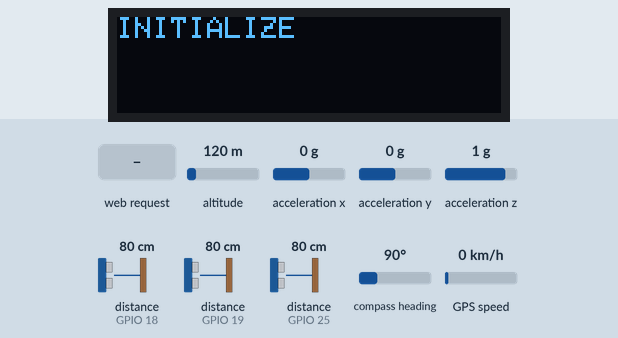
Simulated run of this sketch. Board: ESP32. Parts: 128×32 one-colour display. Wiring (inferred from the names in the program): 3 × ultrasonic range finder: trigger GPIO 4, echo GPIO 18 / trigger GPIO 13, echo GPIO 19 / trigger GPIO 32, echo GPIO 25. The test bench sets the inputs (shaded band); at power-on: distance to the obstacle (sensors on GPIO 25, GPIO 18, GPIO 19) 80 cm, altitude 120 m, acceleration x 0 g, acceleration y 0 g, acceleration z 1 g, compass heading 90°, GPS speed 0 km/h. The echo pulse lasts 58.3 µs per cm; the GPS gets a fix after 3 s at 37.7749, -122.4194 with 8 satellites.

Above: at 1.2 s.
1.3 s: HTTP request GET /initialize received
At 2.6 s:
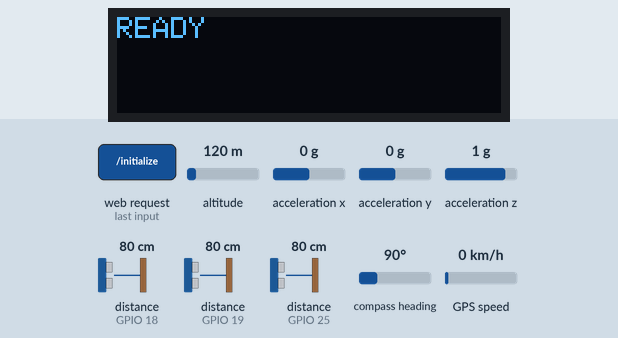
2.9 s: HTTP request GET /toggleRC received
At 4.0 s:
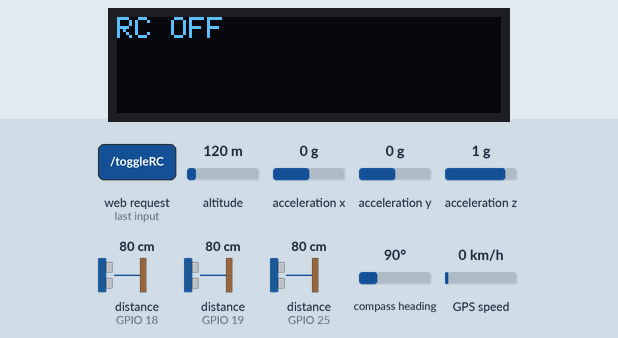
4.5 s: HTTP request GET /toggleRC?val=STOP_PHASE received
At 5.8 s:
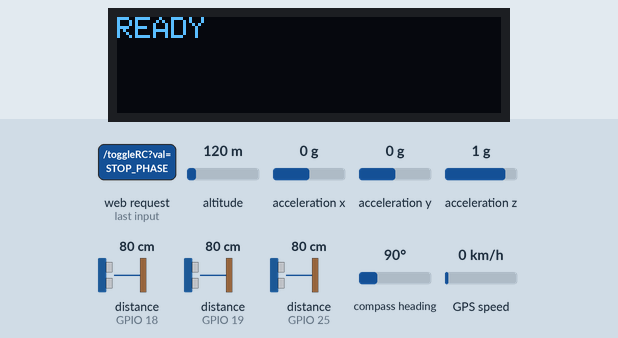
6.2 s: HTTP request GET /setMode?val=1 received
At 7.1 s:
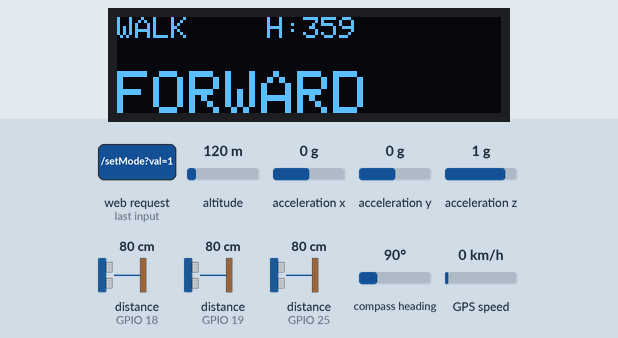
7.8 s: distance to the obstacle (sensor on GPIO 25) set to 2 cm
At 9.9 s:
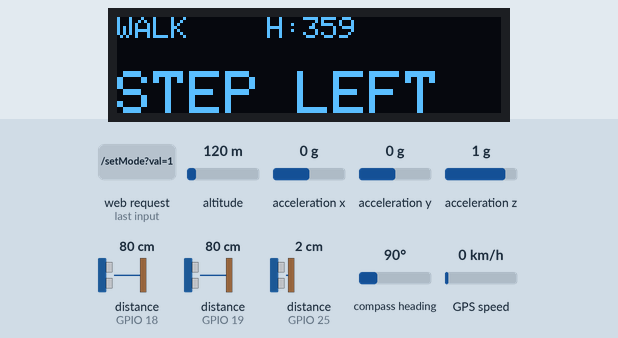
12.0 s: distance to the obstacle (sensor on GPIO 18) set to 2 cm
At 16.3 s:
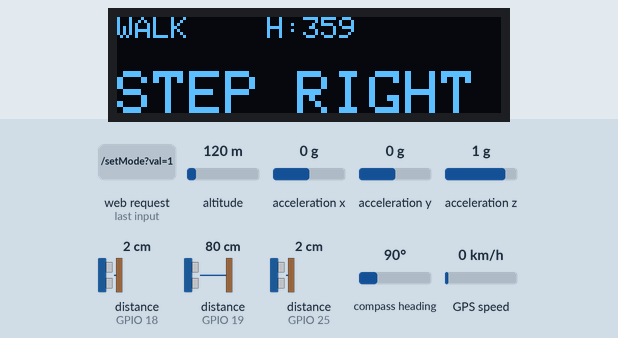
Timing chart, 0 to 17.8 s (numbered marks = the images above; inputs shaded):
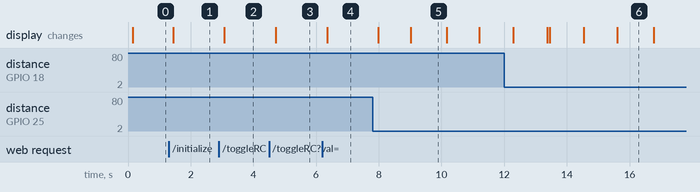

Measured:
- after the input at 1.3 s, the display: changes after 0.14 s (image 1)
- after the input at 2.9 s, the display: changes after 0.17 s (image 2)
- after the input at 4.5 s, the display: changes after 0.22 s (image 3)
- after the input at 6.2 s, the display: changes after 0.15 s (image 4)
- after the input at 7.8 s, the display: first changes after 0.19 s (image 5 shows a later state)
- after the input at 12.0 s, the display: first differs from a run without the input after 1.4 s (image 6 shows a later state)
- what the display in image 5 shows lasts 1.2 s, from 9.0 s to 10.2 s

The sketch:

RobotNav.ino
```cpp
/*
 * FINAL CODE - Navigation System (Speed Optimized & Anti-Spin)
 * 1. Robot walks FORWARD for 8 seconds.
 * 2. Timer resets AFTER alignment (alignment time is not counted).
 * 3. Narrow Passage Logic (Segment 1): 2s wait on front, ignore sides if both triggered.
 * 4. Anti-Spin Logic: Shortest-path error calculation & actual-heading turn starts.
 * 5. VIRTUAL WALL REMOVED.
 */

#include <WiFi.h>
#include <WebServer.h>
#include <TinyGPS++.h>
#include <Wire.h>
#include <Adafruit_GFX.h>
#include <Adafruit_SSD1306.h>
#include <Adafruit_BNO055.h>
#include <math.h>

// #include "controller.h" // Commented out - not required for navigation logic

// ==========================================
// 1. COORDINATE SYSTEM & CONSTANTS
// ==========================================
const double REF_LAT = 48.82987;
const double REF_LON = 12.95516;
const double SCALE = 600000.0;
const float COMPASS_OFFSET = 95.0;
const float DECLINATION = 4.5;

const float DEADBAND = 15.0;
const float ALIGNMENT_TOLERANCE = 7.0;

struct Point2D {
    float x;
    float y;
};

Point2D getXY(double lat, double lon) {
    Point2D p;
    p.x = (float)((lon - REF_LON) * SCALE);
    p.y = (float)((lat - REF_LAT) * SCALE);
    return p;
}

// ==========================================
// 2. PIN DEFINITIONS
// ==========================================
#define SDA_PIN 21
#define SCL_PIN 22
#define GPS_RX_PIN 16
#define GPS_TX_PIN 17

#define SCREEN_WIDTH 128
#define SCREEN_HEIGHT 32
#define OLED_RESET -1
#define SCREEN_ADDRESS 0x3C

#define TRIG_FRONT 32
#define ECHO_FRONT 25
#define TRIG_LEFT 4
#define ECHO_LEFT 18
#define TRIG_RIGHT 13
#define ECHO_RIGHT 19

const int OBSTACLE_MIN_CM = 0;
const int OBSTACLE_MAX_CM = 60;

const unsigned long ULTRASONIC_FRONT_STOP_DURATION_MS = 1000;
const unsigned long ULTRASONIC_FRONT_STEP_DURATION_MS = 1000;
const unsigned long ULTRASONIC_SIDE_AVOID_DURATION_MS = 1000;
const unsigned long NARROW_PASSAGE_WAIT_MS = 2000;

Adafruit_SSD1306 display(SCREEN_WIDTH, SCREEN_HEIGHT, &Wire, OLED_RESET);
Adafruit_BNO055 bno = Adafruit_BNO055(55, 0x28, &Wire);
TinyGPSPlus gps;

// ==========================================
// 3. WAYPOINT DATA
// ==========================================
struct Waypoint {
    double latitude;
    double longitude;
    const char* command;
    float geofenceMeters;
    unsigned long durationMs;
};

const Waypoint waypointsToH[] = {
  {48.829971, 12.955177, "TURN RIGHT", 6.0,  2500},
  {48.829929, 12.955075, "STEP LEFT", 4.0,  4500},
  {48.829540, 12.954758, "STOP",           4.0,  10000},
  {48.829503, 12.954718, "TURN RIGHT",  3.5,  2500},
  {48.829609, 12.954418, "TURN LEFT", 3.5,  2500},
  {48.829517, 12.954376, "STEP RIGHT", 4.0,  3000},
  {48.829490, 12.954289, "TURN RIGHT", 3.25,  2500}
};
const int NUM_WP_H = sizeof(waypointsToH) / sizeof(waypointsToH[0]);

// ==========================================
// 4. STATE VARIABLES
// ==========================================
int systemMode = 0;
String unifiedMovementCommand = "WAITING...";
float currentHeading = 0;
WebServer server(80);

bool avoidanceActive = false;
unsigned long avoidanceStartTime = 0;
const unsigned long AVOIDANCE_LOCK_DURATION = 800;
String lastSafetyCommand = "NONE";

float referenceYawH = 0;
bool rcPowerState = false;
bool robotInitialized = false;
const int DRIVE_SPEED = 28;

int completedWaypointCountH = 0;
String gpsNavigationCommandH = "WAITING";
bool isTurning90H = false;
float turnStartingAngleH = 0;

enum NavPhase { PHASE_WALKING, PHASE_ALIGNING };
NavPhase currentNavPhase = PHASE_ALIGNING;
unsigned long navPhaseStartTime = 0;
const unsigned long WALK_SEGMENT_DURATION = 7000;

String ultrasonicCommand = "NONE";
unsigned long ultrasonicCommandStartTime = 0;
String frontObstacleSequenceState = "NONE";

long frontDistCm = 999;
long leftDistCm = 999;
long rightDistCm = 999;

// ==========================================
// 5. SENSOR FUNCTIONS
// ==========================================
long readUltrasonicDistance(int trigPin, int echoPin) {
    long readings[3];
    for (int i = 0; i < 3; i++) {
        digitalWrite(trigPin, LOW);
        delayMicroseconds(2);
        digitalWrite(trigPin, HIGH);
        delayMicroseconds(10);
        digitalWrite(trigPin, LOW);
        long duration = pulseIn(echoPin, HIGH, 30000);
        long distance = 999;
        if (duration > 0) distance = duration * 0.034 / 2;
        readings[i] = distance;
        delay(5);
    }
    // Simple median filter for 3 values
    if (readings[0] > readings[1]) { long temp = readings[0]; readings[0] = readings[1]; readings[1] = temp; }
    if (readings[1] > readings[2]) { long temp = readings[1]; readings[1] = readings[2]; readings[2] = temp; }
    if (readings[0] > readings[1]) { long temp = readings[0]; readings[0] = readings[1]; readings[1] = temp; }
    return readings[1];
}

void readAllSensors() {
    frontDistCm = readUltrasonicDistance(TRIG_FRONT, ECHO_FRONT);
    leftDistCm = readUltrasonicDistance(TRIG_LEFT, ECHO_LEFT);
    rightDistCm = readUltrasonicDistance(TRIG_RIGHT, ECHO_RIGHT);
}

// ==========================================
// 6. NAVIGATION & OBSTACLE MODULES
// ==========================================
void checkUltrasonicObstacles() {
    bool leftWarning  = (leftDistCm >= OBSTACLE_MIN_CM && leftDistCm <= OBSTACLE_MAX_CM);
    bool rightWarning = (rightDistCm >= OBSTACLE_MIN_CM && rightDistCm <= OBSTACLE_MAX_CM);
    bool frontWarning = (frontDistCm >= OBSTACLE_MIN_CM && frontDistCm <= OBSTACLE_MAX_CM);

    // Narrow Passage Logic for Segment 1
    if (completedWaypointCountH == 0) {
        if (leftWarning && rightWarning) {
            if (frontWarning) {
                if (frontObstacleSequenceState != "NARROW_STOP") {
                    ultrasonicCommand = "STOP";
                    frontObstacleSequenceState = "NARROW_STOP";
                    ultrasonicCommandStartTime = millis();
                } else {
                    if (millis() - ultrasonicCommandStartTime >= NARROW_PASSAGE_WAIT_MS) {
                        if (frontWarning) {
                            ultrasonicCommand = "STOP";
                        } else {
                            ultrasonicCommand = "NONE";
                            frontObstacleSequenceState = "NONE";
                        }
                    }
                }
                return;
            } else {
                ultrasonicCommand = "NONE";
                frontObstacleSequenceState = "NONE";
                return;
            }
        }
    }

    // Front Obstacle Sequence (Stop then Step)
    if (frontObstacleSequenceState == "STOP_PHASE") {
        if (millis() - ultrasonicCommandStartTime >= ULTRASONIC_FRONT_STOP_DURATION_MS) {
            if (leftDistCm <= OBSTACLE_MAX_CM) {
                ultrasonicCommand = "STEP RIGHT";
            } else {
                ultrasonicCommand = "STEP LEFT";
            }
            frontObstacleSequenceState = "STEP_EXEC_PHASE";
            ultrasonicCommandStartTime = millis();
        }
        return;
    }

    if (frontObstacleSequenceState == "STEP_EXEC_PHASE") {
        if (millis() - ultrasonicCommandStartTime >= ULTRASONIC_FRONT_STEP_DURATION_MS) {
            ultrasonicCommand = "NONE";
            frontObstacleSequenceState = "NONE";
        }
        return;
    }

    // Side avoidance logic
    if (ultrasonicCommand == "STEP RIGHT" || ultrasonicCommand == "STEP LEFT") {
        if (millis() - ultrasonicCommandStartTime >= ULTRASONIC_SIDE_AVOID_DURATION_MS) {
            ultrasonicCommand = "NONE";
        } else {
            return;
        }
    }

    if (frontWarning) {
        ultrasonicCommand = "STOP";
        frontObstacleSequenceState = "STOP_PHASE";
        ultrasonicCommandStartTime = millis();
    }
    else if (leftWarning && rightWarning) {
        ultrasonicCommand = "NONE";
    }
    else if (leftWarning) {
        ultrasonicCommand = "STEP RIGHT";
        ultrasonicCommandStartTime = millis();
    }
    else if (rightWarning) {
        ultrasonicCommand = "STEP LEFT";
        ultrasonicCommandStartTime = millis();
    }
    else {
        ultrasonicCommand = "NONE";
    }
}

void checkNavigationH() {
    if (gps.hdop.isValid() && gps.hdop.hdop() > 2.5) return;

    // --- Turning Logic (90 Degree Turns) ---
    if (isTurning90H) {
        Waypoint currentWP = waypointsToH[completedWaypointCountH];
        String cmdStr = String(currentWP.command);

        if (cmdStr.indexOf("TURN") != -1) {
            float diff = abs(currentHeading - turnStartingAngleH);
            if (diff > 180) diff = 360 - diff;

            if (diff >= 84.0) {
                isTurning90H = false;
                if (cmdStr.indexOf("RIGHT") != -1) referenceYawH += 90;
                else if (cmdStr.indexOf("LEFT") != -1) referenceYawH -= 90;

                if (referenceYawH >= 360) referenceYawH -= 360;
                if (referenceYawH < 0) referenceYawH += 360;

                completedWaypointCountH++;
                currentNavPhase = PHASE_ALIGNING;
            }
        } else {
            // Logic for "STOP" or duration based commands
            if (millis() - (unsigned long)turnStartingAngleH >= currentWP.durationMs) {
                isTurning90H = false;
                completedWaypointCountH++;
                currentNavPhase = PHASE_ALIGNING;
            }
        }
        return;
    }

    // --- Main Geofencing & Phased Navigation ---
    if (completedWaypointCountH < NUM_WP_H) {
        Waypoint target = waypointsToH[completedWaypointCountH];
        Point2D curPos = getXY(gps.location.lat(), gps.location.lng());
        Point2D tarPos = getXY(target.latitude, target.longitude);
        float distUnits = sqrt(pow(tarPos.x - curPos.x, 2) + pow(tarPos.y - curPos.y, 2));

        // Check if inside geofence
        if (distUnits <= (target.geofenceMeters * 5.4)) {
            isTurning90H = true;
            gpsNavigationCommandH = target.command;

            if (String(target.command).indexOf("TURN") != -1) {
                turnStartingAngleH = currentHeading;
            } else {
                turnStartingAngleH = (float)millis();
            }
            return;
        }

        // --- ANTI-SPIN: SHORTEST PATH CALCULATION ---
        float error = referenceYawH - currentHeading;
        if (error < -180) error += 360;
        if (error > 180) error -= 360;

        if (currentNavPhase == PHASE_WALKING) {
            if (millis() - navPhaseStartTime < WALK_SEGMENT_DURATION) {
                gpsNavigationCommandH = "FORWARD";
                // Drift correction
                if (abs(error) > DEADBAND) {
                     gpsNavigationCommandH = "STOP";
                     currentNavPhase = PHASE_ALIGNING;
                }
            } else {
                gpsNavigationCommandH = "STOP";
                currentNavPhase = PHASE_ALIGNING;
            }
        }
        else if (currentNavPhase == PHASE_ALIGNING) {
            if (abs(error) <= ALIGNMENT_TOLERANCE) {
                currentNavPhase = PHASE_WALKING;
                navPhaseStartTime = millis();
                gpsNavigationCommandH = "FORWARD";
            } else {
                if (error > 0) gpsNavigationCommandH = "TURN RIGHT";
                else gpsNavigationCommandH = "TURN LEFT";
            }
        }
    } else {
        gpsNavigationCommandH = "STOP";
    }
}

// ==========================================
// 7. WEB SERVER & HARDWARE UI
// ==========================================
const char index_html[] PROGMEM = R"rawliteral(
<!DOCTYPE html><html><head><meta name="viewport" content="width=device-width, initial-scale=1">
<style>
  body { font-family: sans-serif; text-align: center; background: #111; color: white; }
  .box { border: 2px solid #00E676; padding: 20px; margin: 20px; border-radius: 15px; }
  button { padding: 15px; font-size: 18px; width: 80%; margin: 10px auto; border-radius: 5px; border: none; font-weight: bold; cursor: pointer; display: block; }
  .btn-h { background-color: #2196F3; color: white; }
  .btn-stop { background-color: #f44336; color: white; }
  .btn-rc { background-color: #9C27B0; color: white; }
  .btn-init { background-color: #00E676; color: black; }
  .disabled { background-color: #555 !important; cursor: not-allowed; color: #888; pointer-events: none; }
</style></head>
<body>
  <h1>ROBOT DOG SPEED-NAV PRO</h1>
  <div class="box">
    <div id="mode-status">STOPPED</div>
    <div id="cmd" style="font-size: 26px; color: #00E676;">WAITING...</div>
    <div style="font-size: 40px;"><span id="ang">0</span>&deg;</div>
  </div>
  <div style="padding: 10px;">
    <button id="btn-rc" class="btn-rc disabled" onclick="toggleRC()">RC POWER</button>
    <button id="btn-init" class="btn-init" onclick="initializeRobot()">INITIALIZE</button>
  </div>
  <button id="btn-h" class="btn-h disabled" onclick="setMode(1)">GO TO H</button>
  <button id="btn-stop" class="btn-stop disabled" onclick="setMode(0)">STOP SYSTEM</button>
  <script>
    function setMode(mode) { fetch('/setMode?val=' + mode); }
    function toggleRC() { fetch('/toggleRC'); }
    function initializeRobot() { document.getElementById('btn-init').innerText = "INITIALIZING..."; fetch('/initialize'); }
    setInterval(() => {
      fetch('/status').then(r => r.json()).then(d => {
        document.getElementById('cmd').innerText = d.command;
        document.getElementById('ang').innerText = Math.round(d.head);
        document.getElementById("mode-status").innerText = (d.mode == 1) ? "NAVIGATING TO H" : "STOPPED";
        const btnRc = document.getElementById('btn-rc');
        const btnInit = document.getElementById('btn-init');
        const btnH = document.getElementById('btn-h');
        const btnStop = document.getElementById('btn-stop');
        if (!d.init) {
            btnRc.classList.add('disabled'); btnH.classList.add('disabled'); btnStop.classList.add('disabled');
            btnInit.classList.remove('disabled'); btnInit.innerText = "INITIALIZE";
        } else {
            btnRc.classList.remove('disabled'); btnRc.innerText = d.rc ? "RC POWER (ON)" : "RC POWER (OFF)";
            if(d.mode == 0) { btnInit.innerText = "RE-INITIALIZE"; btnInit.classList.remove('disabled'); }
            else { btnInit.innerText = "RUNNING..."; btnInit.classList.add('disabled'); }
            if(d.rc) { btnH.classList.remove('disabled'); btnStop.classList.remove('disabled'); }
            else { btnH.classList.add('disabled'); btnStop.classList.add('disabled'); }
        }
      });
    }, 500);
  </script>
</body></html>)rawliteral";

void handleSetMode() {
  if (server.hasArg("val")) {
    systemMode = server.arg("val").toInt();
    if (systemMode == 1) {
        referenceYawH = currentHeading;
        currentNavPhase = PHASE_ALIGNING;
    }
    completedWaypointCountH = 0;
    isTurning90H = false;
    ultrasonicCommand = "NONE";
    frontObstacleSequenceState = "NONE";
  }
  server.send(200, "text/plain", "OK");
}

void handleToggleRC() {
    rcPowerState = !rcPowerState;
    // if(!rcPowerState) stop();  // Commented out - controller.h not included
    // RConoffswitch();  // Commented out - controller.h not included
    server.send(200, "text/plain", "OK");
}

void handleInitialize() {
    server.send(200, "text/plain", "Initializing...");
    // initialcheckuproutine();  // Commented out - controller.h not included
    robotInitialized = true;
    rcPowerState = true;
}

void handleStatus() {
  String json = "{\"mode\":" + String(systemMode) + ",\"command\":\"" + unifiedMovementCommand +
                "\",\"head\":" + String(currentHeading) + ",\"rc\":" + (rcPowerState ? "true" : "false") +
                ",\"init\":" + (robotInitialized ? "true" : "false") + ",\"f\":" + String(frontDistCm) + "}";
  server.send(200, "application/json", json);
}

void applyPhysicalMovement() {
    if (!rcPowerState || !robotInitialized) { display.println("stop()"); /* stop(); */ return; }
    if (unifiedMovementCommand == "FORWARD") { display.println("forward(28)"); /* forward(DRIVE_SPEED); */ }
    else if (unifiedMovementCommand == "TURN LEFT") { display.println("rotateLeft(28)"); /* rotateLeft(DRIVE_SPEED); */ }
    else if (unifiedMovementCommand == "TURN RIGHT") { display.println("rotateRight(28)"); /* rotateRight(DRIVE_SPEED); */ }
    else if (unifiedMovementCommand == "STEP LEFT") { display.println("stepLeft(28)"); /* stepLeft(DRIVE_SPEED); */ }
    else if (unifiedMovementCommand == "STEP RIGHT") { display.println("stepRight(28)"); /* stepRight(DRIVE_SPEED); */ }
    else { display.println("stop()"); /* stop(); */ }
}

// ==========================================
// 8. SETUP & LOOP
// ==========================================
void setup() {
    Serial.begin(115200);
    Wire.begin(SDA_PIN, SCL_PIN);

    // initExpMod();  // Commented out - controller.h not included
    // initDAC();  // Commented out - controller.h not included

    if(!display.begin(SSD1306_SWITCHCAPVCC, SCREEN_ADDRESS)) { for(;;); }
    display.clearDisplay();
    display.display();

    if (!bno.begin()) { while(1); }
    bno.setExtCrystalUse(true);

    pinMode(TRIG_FRONT, OUTPUT); pinMode(ECHO_FRONT, INPUT);
    pinMode(TRIG_LEFT, OUTPUT); pinMode(ECHO_LEFT, INPUT);
    pinMode(TRIG_RIGHT, OUTPUT); pinMode(ECHO_RIGHT, INPUT);

    Serial1.begin(9600, SERIAL_8N1, GPS_RX_PIN, GPS_TX_PIN);

    WiFi.softAP("ESP32_NAV_DOG", "12345678");
    server.on("/", [](){ server.send(200, "text/html", index_html); });
    server.on("/setMode", handleSetMode);
    server.on("/status", handleStatus);
    server.on("/toggleRC", handleToggleRC);
    server.on("/initialize", handleInitialize);
    server.begin();
}

void loop() {
    server.handleClient();
    while (Serial1.available() > 0) gps.encode(Serial1.read());

    // Compass calculation
    sensors_event_t event;
    bno.getEvent(&event);
    float adjusted = event.orientation.x - COMPASS_OFFSET;
    if (adjusted < 0) adjusted += 360;
    float calc = adjusted + DECLINATION;
    if (calc >= 360) calc -= 360;
    if (calc < 0) calc += 360;
    currentHeading = calc;

    readAllSensors();
    if (systemMode == 1) {
        checkNavigationH();
    }
    checkUltrasonicObstacles();

    // Command Prioritization Logic
    if (ultrasonicCommand != "NONE") {
        unifiedMovementCommand = ultrasonicCommand;
        lastSafetyCommand = ultrasonicCommand;
        avoidanceActive = true;
        avoidanceStartTime = millis();
    }
    else if (avoidanceActive && (millis() - avoidanceStartTime < AVOIDANCE_LOCK_DURATION)) {
        unifiedMovementCommand = lastSafetyCommand;
    }
    else {
        avoidanceActive = false;
        if (systemMode == 1) {
            unifiedMovementCommand = gpsNavigationCommandH;
        } else {
            unifiedMovementCommand = "STOPPED";
        }
    }

    applyPhysicalMovement();

    // OLED Update
    display.clearDisplay();
    display.setTextColor(WHITE);
    display.setCursor(0,0);
    if (systemMode != 0) {
        display.setTextSize(1);
        display.print(currentNavPhase == PHASE_WALKING ? "WALK" : "ALIGN");
        display.setCursor(50, 0);
        display.print("H:" + String((int)currentHeading));
        display.setTextSize(2);
        display.setCursor(0, 18);
        display.print(unifiedMovementCommand);
    } else {
        display.setTextSize(1);
        display.print(robotInitialized ? (rcPowerState ? "READY" : "RC OFF") : "INITIALIZE");
    }
    display.display();

    delay(10);
}
```
